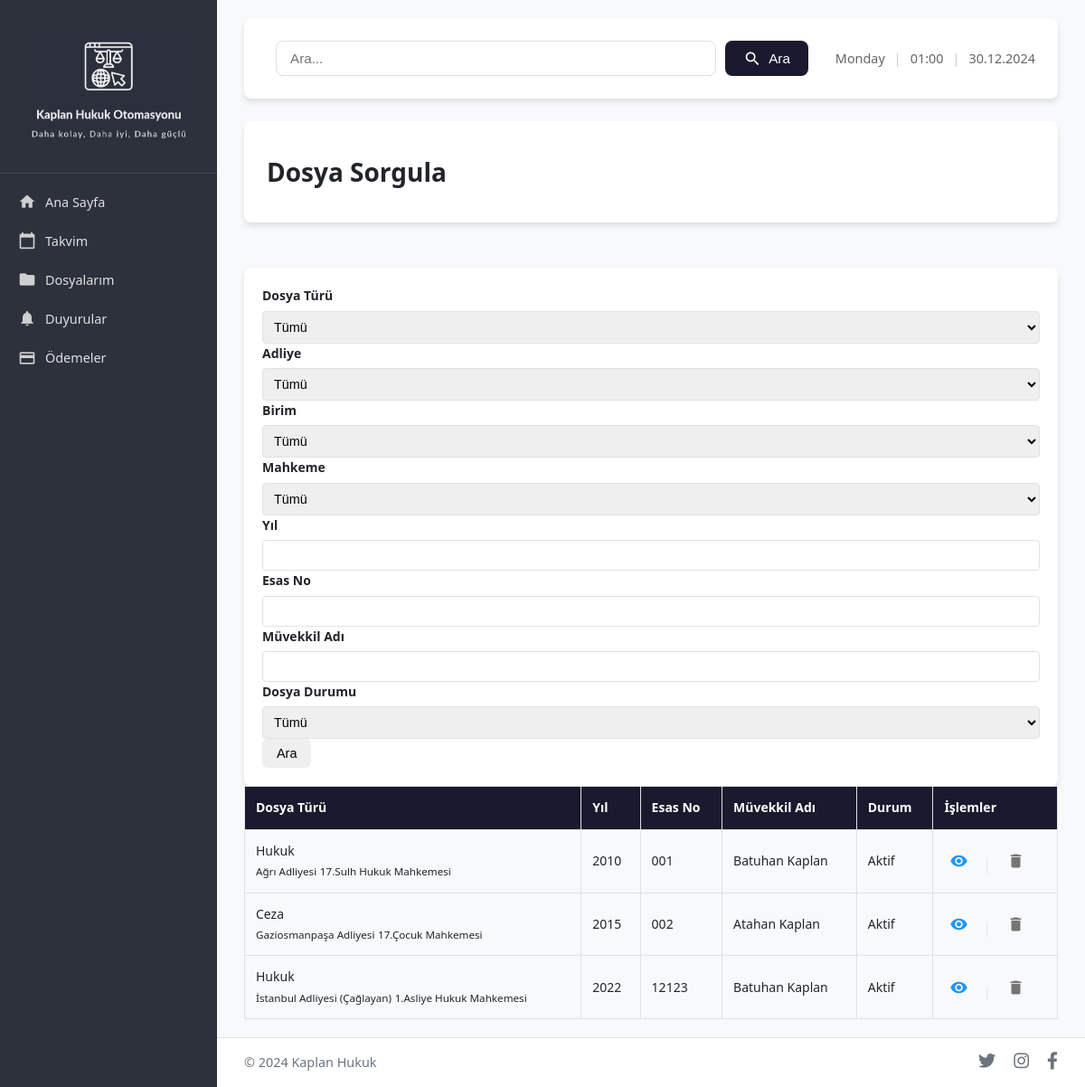
The page /dosya_sorgula on the database its author committed.
### app.py (models this page shows)
class CaseFile(db.Model):
    id = db.Column(db.Integer, primary_key=True)
    file_type = db.Column(db.String(50), nullable=False)
    courthouse = db.Column(db.String(100), nullable=False)  # Adliye
    department = db.Column(db.String(100), nullable=False)  # Birim
    year = db.Column(db.Integer, nullable=False)
    case_number = db.Column(db.String(50), nullable=False)
    client_name = db.Column(db.String(150), nullable=False)
    status = db.Column(db.String(50), default='Aktif')
    open_date = db.Column(db.Date)
    next_hearing = db.Column(db.Date)
    expenses = db.relationship('Expense', backref='case_file', lazy=True)
    documents = db.relationship('Document', backref='case_file', lazy=True)
    description = db.Column(db.Text)
    user_id = db.Column(db.Integer, db.ForeignKey('user.id'), nullable=False)

### app.py (the view)
@app.route('/dosya_sorgula', methods=['GET', 'POST'])
def dosya_sorgula():
    if request.method == 'POST':
        file_type = request.form['file-type']
        year = request.form['year']
        case_number = request.form['case-number']
        client_name = request.form['client-name']
        status = request.form['status']
        query = CaseFile.query
        if file_type:
            query = query.filter_by(file_type=file_type)
        if year:
            query = query.filter_by(year=year)
        if case_number:
            query = query.filter_by(case_number=case_number)
        if client_name:
            query = query.filter(CaseFile.client_name.ilike(f'%{client_name}%'))
        if status:
            query = query.filter_by(status=status)
        case_files = query.all()
    else:
        case_files = CaseFile.query.all()
    for case_file in case_files:
        case_file.file_type = case_file.file_type.title()
    return render_template('dosya_sorgula.html', case_files=case_files)

### app.py (called while the page is built)
@app.context_processor
def inject_datetime():
    try:
        now = datetime.now()
        current_time = {
            'weekday': now.strftime('%A'),  # Gün adı
            'time': now.strftime('%H:%M'),  # Saat
            'date': now.strftime('%d.%m.%Y')  # Tarih
        }
    except Exception:
        current_time = {
            'weekday': '',
            'time': '',
            'date': ''
        }
    return dict(current_time=current_time)

### templates/dosya_sorgula.html (shortened to what this page needs)
{% extends "layout.html" %}
{% block content %}
<header>
    <div class="header-left">
        <h1>Dosya Sorgula</h1>
    </div>
</header>
<div class="inbox">
    <form method="POST" class="search-form">
        <div class="form-columns">
            <div class="form-column">
                <div class="input-group">
                    <label for="file-type">Dosya Türü</label>
                    <select id="file-type" name="file-type" onchange="updateDepartments()">
                        <option value="">Tümü</option>
                    </select>
                </div>
                <div class="input-group">
                    <label for="courthouse">Adliye</label>
                    <select id="courthouse" name="courthouse">
                        <option value="">Tümü</option>
                    </select>
                </div>
                <div class="input-group">
                    <label for="department">Birim</label>
                    <select id="department" name="department">
                        <option value="">Tümü</option>
                    </select>
                </div>
                <div class="input-group">
                    <label for="court-number">Mahkeme</label>
                    <select id="court-number" name="court-number">
                        <option value="">Tümü</option>
                    </select>
                </div>
            </div>
            <div class="form-column">
                <div class="form-row">
                    <div class="input-group">
                        <label for="year">Yıl</label>
                        <input type="number" id="year" name="year">
                    </div>
                    <div class="input-group">
                        <label for="case-number">Esas No</label>
                        <input type="text" id="case-number" name="case-number">
                    </div>
                </div>
                <div class="input-group">
                    <label for="client-name">Müvekkil Adı</label>
                    <input type="text" id="client-name" name="client-name">
                </div>
                <div class="input-group">
                    <label for="status">Dosya Durumu</label>
                    <select id="status" name="status">
                        <option value="">Tümü</option>
                    </select>
                </div>
            </div>
        </div>
        <div class="search-button-container">
            <button type="submit" class="btn">Ara</button>
        </div>
    </form>
</div>
<table class="data-table">
    <thead>
        <tr>
            <th>Dosya Türü</th>
            <th>Yıl</th>
            <th>Esas No</th>
            <th>Müvekkil Adı</th>
            <th>Durum</th>
            <th>İşlemler</th>
        </tr>
    </thead>
    <tbody>
        {% for case_file in case_files %}
        <tr data-case-id="{{ case_file.id }}">
            <td class="case-type">
                <div class="file-type-details">
                    <div class="main-type">{{ case_file.file_type|title }}</div>
                    <div class="sub-details">
                        <small>{{ case_file.courthouse }}</small>
                        <small>{{ case_file.department }}</small>
                    </div>
                </div>
            </td>
            <td>{{ case_file.year }}</td>
            <td class="case-number">{{ case_file.case_number }}</td>
            <td class="client-name">{{ case_file.client_name }}</td>
            <td>
                <span class="case-status status-text {% if case_file.status == 'Aktif' %}status-active{% else %}status-closed{% endif %}">
                    {{ case_file.status }}
                </span>
            </td>
            <td>
                <button class="action-btn view-btn" onclick="showDetails({{ case_file.id }})" title="Dosya Detayları">
                    <i class="material-icons">visibility</i>
                </button>
                <span style="color: #dee2e6; margin: 0 8px;">|</span>
                <button class="action-btn delete-btn" onclick="deleteCase({{ case_file.id }})" title="Dosyayı Sil">
                    <i class="material-icons">delete</i>
                </button>
            </td>
        </tr>
        {% endfor %}
    </tbody>
</table>
{% endblock %}

### templates/layout.html (shortened to what this page needs)
<!DOCTYPE html>
<html lang="tr">
<head>
    <link rel="stylesheet" href="{{ url_for('static', filename='style.css') }}">
    <link href="https://cdnjs.cloudflare.com/ajax/libs/font-awesome/6.0.0/css/all.min.css" rel="stylesheet">
    <link rel="stylesheet" href="https://cdn.jsdelivr.net/npm/universalviewer@4.0.0/dist/uv.css">
</head>
<body>
    <div class="container">
        <nav class="sidebar">
            <div class="logo">
                <img src="{{ url_for('static', filename='images/logo.png') }}" alt="Kaplan Hukuk">
            </div>
            <ul class="nav-links">
                <li><a href="{{ url_for('anasayfa') }}"><i class="material-icons">home</i>Ana Sayfa</a></li>
                <li><a href="{{ url_for('takvim') }}"><i class="material-icons">calendar_today</i>Takvim</a></li>
                <li>
                    <a href="#" class="dosyalarim-link"><i class="material-icons">folder</i>Dosyalarım</a>
                </li>
                <li><a href="{{ url_for('duyurular') }}"><i class="material-icons">notifications</i>Duyurular</a></li>
                <li><a href="{{ url_for('odemeler') }}"><i class="material-icons">payment</i>Ödemeler</a></li>
            </ul>
        </nav>
        <div class="main-wrapper">
            <main class="content">
                <header>
                    <div class="search-container">
                        <div class="search-wrapper">
                            <input type="text" id="search-input" placeholder="Ara...">
                            <button class="search-button">
                                <i class="material-icons">search</i>
                                <span>Ara</span>
                            </button>
                        </div>
                    </div>
                    <div class="header-right">
                        <div class="datetime-container">
                            <span class="datetime-text">{{ current_time.weekday }}</span>
                            <span class="separator">|</span>
                            <span class="datetime-text">{{ current_time.time }}</span>
                            <span class="separator">|</span>
                            <span class="datetime-text">{{ current_time.date }}</span>
                        </div>
                    </div>
                </header>
                {% block content %}{% endblock %}
            </main>
            <footer class="site-footer">
                <div class="footer-content">
                    <span>© 2024 Kaplan Hukuk</span>
                    <div class="social-links">
                        <a href="#"><i class="fab fa-twitter"></i></a>
                        <a href="#"><i class="fab fa-instagram"></i></a>
                        <a href="#"><i class="fab fa-facebook-f"></i></a>
                    </div>
                </div>
            </footer>
        </div>
    </div>
</body>
</html>

### static/style.css (style rules this page uses)
:root { --primary-color: #1a1a2e; --secondary-color: #6c757d; --accent-color: #6610f2; --background-color: #f8f9fa; --text-color: #212529; --text-light: #ffffff; --border-color: #dee2e6; --hover-color: #0b5ed7; --success-color: #198754; --warning-color: #ffc107; --danger-color: #dc3545; --shadow: 0 4px 6px rgba(0, 0, 0, 0.1); }
body { margin: 0; padding: 0; box-sizing: border-box; font-family: 'Segoe UI', sans-serif; background-color: var(--background-color); color: var(--text-color); font-size: 14px; line-height: 1.6; }
.container { display: flex; min-height: 100vh; }
.main-wrapper { flex: 1; display: flex; flex-direction: column; min-height: 100vh; }
.sidebar { width: 250px; background: var(--primary-color); color: var(--text-light); box-shadow: var(--shadow); display: flex; flex-direction: column; background-color: rgba(45,49,60,255); }
.logo { padding: 20px; border-bottom: 1px solid rgba(255, 255, 255, 0.1); display: flex; justify-content: center; align-items: center; background: none; }
.logo img { width: 180px; height: auto; opacity: 0.95; transition: opacity 0.3s ease; }
.nav-links { list-style: none; padding: 0; margin: 10px 0; }
.nav-links li a { display: flex; align-items: center; padding: 10px 20px; color: rgba(255, 255, 255, 0.85); text-decoration: none; transition: all 0.2s ease; font-size: 0.9rem; }
.nav-links li a i { font-size: 20px; margin-right: 10px; opacity: 0.9; }
.content { flex: 1; padding: 20px 30px; background: var(--background-color); display: flex; flex-direction: column; }
header { background: var(--text-light); padding: 15px 25px; border-radius: 8px; box-shadow: var(--shadow); margin-bottom: 25px; display: flex; justify-content: space-between; align-items: center; }
.header-right { display: flex; align-items: center; }
.datetime-container { display: flex; align-items: center; gap: 8px; color: var(--text-color); font-size: 0.9rem; }
.datetime-text { color: #666; }
.separator { color: #ccc; font-weight: 300; }
.data-table { width: 100%; border-collapse: collapse; }
.data-table th, .data-table td { padding: 12px; border: 1px solid var(--border-color); text-align: left; }
.data-table th { background: var(--primary-color); color: var(--text-light); }
.data-table td { background: var(--background-color); }
.datetime-container { display: flex; gap: 10px; margin-left: 20px; }
.inbox { background: var(--text-light); border-radius: 8px; padding: 20px; box-shadow: var(--shadow); margin-top: 25px; }
.input-group { display: flex; flex-direction: column; gap: 5px; }
.input-group label { font-weight: bold; }
.input-group input, .input-group select { padding: 8px; border: 1px solid var(--border-color); border-radius: 4px; font-size: 0.9rem; }
.site-footer { background-color: #fff; padding: 15px 30px; border-top: 1px solid var(--border-color); margin-top: auto; }
.footer-content { display: flex; justify-content: space-between; align-items: center; }
.footer-content span { color: var(--secondary-color); font-size: 0.9rem; }
.social-links { display: flex; gap: 20px; }
.social-links a { color: var(--secondary-color); text-decoration: none; transition: color 0.2s ease; }
.social-links i { font-size: 1.2rem; }
.search-container { position: relative; margin: 10px; }
#search-input { width: 100%; padding: 8px; border: 1px solid #ddd; border-radius: 4px; font-size: 14px; }

### templates/layout.html (style rules this page uses)
.search-container { position: relative; max-width: 600px; width: 100%; }
.search-wrapper { display: flex; gap: 10px; width: 100%; }
#search-input { flex: 1; padding: 10px 15px; border: 1px solid #e0e0e0; border-radius: 8px; font-size: 0.95rem; transition: all 0.3s ease; }
.search-button { display: flex; align-items: center; gap: 8px; padding: 8px 20px; background: var(--primary-color); color: white; border: none; border-radius: 8px; cursor: pointer; font-size: 0.95rem; font-weight: 500; transition: all 0.2s ease; }
.search-button i { font-size: 20px; }
.sidebar { width: 240px; min-width: 240px; }
.logo img { max-width: 180px; padding: 15px; }
.nav-links a { padding: 12px 15px; }
.nav-links i { margin-right: 10px; }

### rows shown on the page
CaseFile: file_type "Hukuk", courthouse "Ağrı Adliyesi", department "17.Sulh Hukuk Mahkemesi", year "2010", case_number "001", client_name "Batuhan Kaplan", status "Aktif"
CaseFile: file_type "Ceza", courthouse "Gaziosmanpaşa Adliyesi", department "17.Çocuk Mahkemesi", year "2015", case_number "002", client_name "Atahan Kaplan", status "Aktif"
CaseFile: file_type "Hukuk", courthouse "İstanbul Adliyesi (Çağlayan)", department "1.Asliye Hukuk Mahkemesi", year "2022", case_number "12123", client_name "Batuhan Kaplan", status "Aktif"

### other values the page prints
{{ current_time.weekday }} "Monday"
{{ current_time.time }} "01:00"
{{ current_time.date }} "30.12.2024"
